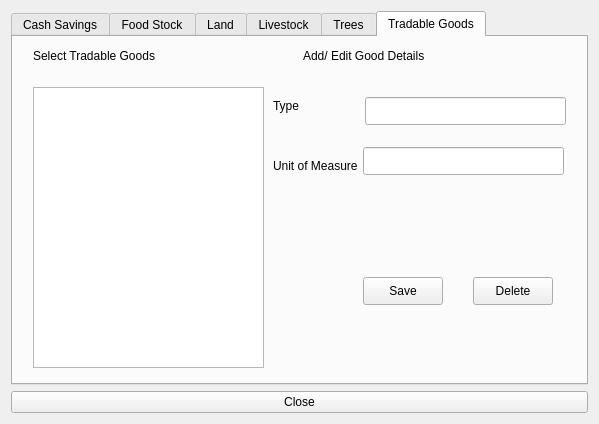
<?xml version="1.0" encoding="UTF-8"?>
<ui version="4.0">
 <class>ManageAssetDetails</class>
 <widget class="QDialog" name="ManageAssetDetails">
  <property name="geometry">
   <rect>
    <x>0</x>
    <y>0</y>
    <width>599</width>
    <height>424</height>
   </rect>
  </property>
  <property name="minimumSize">
   <size>
    <width>572</width>
    <height>380</height>
   </size>
  </property>
  <property name="windowTitle">
   <string>Manage Asset Details</string>
  </property>
  <layout class="QVBoxLayout" name="verticalLayout">
   <item>
    <widget class="QTabWidget" name="tabWidget">
     <property name="minimumSize">
      <size>
       <width>0</width>
       <height>0</height>
      </size>
     </property>
     <property name="currentIndex">
      <number>5</number>
     </property>
     <widget class="QWidget" name="tabCashSavings">
      <attribute name="title">
       <string>Cash Savings</string>
      </attribute>
      <layout class="QGridLayout" name="gridLayout_2">
       <item row="0" column="0">
        <layout class="QHBoxLayout" name="horizontalLayout">
         <item>
          <widget class="QGroupBox" name="groupBox">
           <property name="title">
            <string>Select Cash Saving Type</string>
           </property>
           <layout class="QVBoxLayout" name="verticalLayout_2">
            <item>
             <widget class="QListView" name="savingsListView">
              <property name="alternatingRowColors">
               <bool>true</bool>
              </property>
             </widget>
            </item>
           </layout>
          </widget>
         </item>
         <item>
          <widget class="QGroupBox" name="groupBox_2">
           <property name="title">
            <string>Add / Edit Cash Saving Details</string>
           </property>
           <layout class="QFormLayout" name="formLayout">
            <property name="fieldGrowthPolicy">
             <enum>QFormLayout::AllNonFixedFieldsGrow</enum>
            </property>
            <item row="0" column="0">
             <widget class="QLabel" name="label_23">
              <property name="text">
               <string>Cash Saving Type</string>
              </property>
              <property name="buddy">
               <cstring>txtSavingCategories</cstring>
              </property>
             </widget>
            </item>
            <item row="0" column="1">
             <widget class="QLineEdit" name="txtSavingCategories"/>
            </item>
            <item row="1" column="0">
             <widget class="QPushButton" name="btnCashSave">
              <property name="text">
               <string>Save</string>
              </property>
             </widget>
            </item>
            <item row="2" column="0">
             <widget class="QPushButton" name="btnCashDelete">
              <property name="text">
               <string>Delete</string>
              </property>
             </widget>
            </item>
           </layout>
          </widget>
         </item>
        </layout>
       </item>
      </layout>
     </widget>
     <widget class="QWidget" name="tabFoodStock">
      <attribute name="title">
       <string>Food Stock</string>
      </attribute>
      <layout class="QGridLayout" name="gridLayout">
       <item row="0" column="0">
        <layout class="QHBoxLayout" name="horizontalLayout_2">
         <item>
          <widget class="QGroupBox" name="groupBox_3">
           <property name="title">
            <string>Select Food Stock Type</string>
           </property>
           <layout class="QVBoxLayout" name="verticalLayout_3">
            <item>
             <widget class="QListView" name="foodListView">
              <property name="alternatingRowColors">
               <bool>true</bool>
              </property>
             </widget>
            </item>
           </layout>
          </widget>
         </item>
         <item>
          <widget class="QGroupBox" name="groupBox_4">
           <property name="title">
            <string>Add/Edit Food Stock Details</string>
           </property>
           <layout class="QFormLayout" name="formLayout_2">
            <property name="fieldGrowthPolicy">
             <enum>QFormLayout::AllNonFixedFieldsGrow</enum>
            </property>
            <item row="0" column="0">
             <widget class="QLabel" name="label_3">
              <property name="text">
               <string>Type</string>
              </property>
              <property name="buddy">
               <cstring>txtFoodStockType</cstring>
              </property>
             </widget>
            </item>
            <item row="0" column="1">
             <widget class="QLineEdit" name="txtFoodStockType"/>
            </item>
            <item row="1" column="0">
             <widget class="QLabel" name="label_4">
              <property name="text">
               <string>Unit of Measure</string>
              </property>
              <property name="buddy">
               <cstring>txtMeasuringUnit</cstring>
              </property>
             </widget>
            </item>
            <item row="1" column="1">
             <widget class="QLineEdit" name="txtMeasuringUnit"/>
            </item>
            <item row="2" column="1">
             <widget class="QPushButton" name="btnFoodStockSave">
              <property name="text">
               <string>Save</string>
              </property>
             </widget>
            </item>
            <item row="3" column="1">
             <widget class="QPushButton" name="btnFoodStockDelete">
              <property name="text">
               <string>Delete</string>
              </property>
             </widget>
            </item>
           </layout>
          </widget>
         </item>
        </layout>
       </item>
      </layout>
     </widget>
     <widget class="QWidget" name="tabLand">
      <attribute name="title">
       <string>Land</string>
      </attribute>
      <layout class="QGridLayout" name="gridLayout_3"/>
      <widget class="QLineEdit" name="txtLandType">
       <property name="geometry">
        <rect>
         <x>352</x>
         <y>60</y>
         <width>191</width>
         <height>28</height>
        </rect>
       </property>
      </widget>
      <widget class="QPushButton" name="btnLandSave">
       <property name="geometry">
        <rect>
         <x>350</x>
         <y>240</y>
         <width>80</width>
         <height>28</height>
        </rect>
       </property>
       <property name="text">
        <string>Save</string>
       </property>
      </widget>
      <widget class="QLabel" name="label_7">
       <property name="geometry">
        <rect>
         <x>270</x>
         <y>60</y>
         <width>54</width>
         <height>18</height>
        </rect>
       </property>
       <property name="text">
        <string>Type</string>
       </property>
      </widget>
      <widget class="QLabel" name="label_8">
       <property name="geometry">
        <rect>
         <x>270</x>
         <y>120</y>
         <width>91</width>
         <height>18</height>
        </rect>
       </property>
       <property name="text">
        <string>Unit of Measure</string>
       </property>
      </widget>
      <widget class="QLineEdit" name="txtLandMeasuringUnit">
       <property name="geometry">
        <rect>
         <x>350</x>
         <y>110</y>
         <width>191</width>
         <height>28</height>
        </rect>
       </property>
      </widget>
      <widget class="QLabel" name="label_17">
       <property name="geometry">
        <rect>
         <x>290</x>
         <y>10</y>
         <width>241</width>
         <height>18</height>
        </rect>
       </property>
       <property name="text">
        <string>Add/ Edit Land Details</string>
       </property>
      </widget>
      <widget class="QPushButton" name="btnLandDelete">
       <property name="geometry">
        <rect>
         <x>460</x>
         <y>240</y>
         <width>80</width>
         <height>28</height>
        </rect>
       </property>
       <property name="text">
        <string>Delete</string>
       </property>
      </widget>
      <widget class="QLabel" name="label_18">
       <property name="geometry">
        <rect>
         <x>20</x>
         <y>10</y>
         <width>221</width>
         <height>18</height>
        </rect>
       </property>
       <property name="text">
        <string>Select Land Type</string>
       </property>
      </widget>
      <widget class="QListView" name="landListView">
       <property name="geometry">
        <rect>
         <x>20</x>
         <y>30</y>
         <width>221</width>
         <height>301</height>
        </rect>
       </property>
       <property name="alternatingRowColors">
        <bool>true</bool>
       </property>
      </widget>
     </widget>
     <widget class="QWidget" name="tabLivestock">
      <attribute name="title">
       <string>Livestock</string>
      </attribute>
      <widget class="QLabel" name="label_9">
       <property name="geometry">
        <rect>
         <x>270</x>
         <y>130</y>
         <width>81</width>
         <height>16</height>
        </rect>
       </property>
       <property name="text">
        <string>Unit of Measure</string>
       </property>
       <property name="buddy">
        <cstring>txtLivestockUnit</cstring>
       </property>
      </widget>
      <widget class="QLineEdit" name="txtLivestockUnit">
       <property name="geometry">
        <rect>
         <x>350</x>
         <y>120</y>
         <width>201</width>
         <height>31</height>
        </rect>
       </property>
      </widget>
      <widget class="QLabel" name="label_24">
       <property name="geometry">
        <rect>
         <x>290</x>
         <y>10</y>
         <width>241</width>
         <height>18</height>
        </rect>
       </property>
       <property name="text">
        <string>Add/ Edit Livestocktock Details</string>
       </property>
      </widget>
      <widget class="QPushButton" name="btnLivestockDelete">
       <property name="geometry">
        <rect>
         <x>460</x>
         <y>240</y>
         <width>80</width>
         <height>28</height>
        </rect>
       </property>
       <property name="text">
        <string>Delete</string>
       </property>
      </widget>
      <widget class="QListView" name="livestockListView">
       <property name="geometry">
        <rect>
         <x>10</x>
         <y>30</y>
         <width>241</width>
         <height>301</height>
        </rect>
       </property>
       <property name="alternatingRowColors">
        <bool>true</bool>
       </property>
      </widget>
      <widget class="QLineEdit" name="txtLivestockPType">
       <property name="geometry">
        <rect>
         <x>352</x>
         <y>60</y>
         <width>201</width>
         <height>28</height>
        </rect>
       </property>
      </widget>
      <widget class="QPushButton" name="btnLivestockSave">
       <property name="geometry">
        <rect>
         <x>350</x>
         <y>240</y>
         <width>80</width>
         <height>28</height>
        </rect>
       </property>
       <property name="text">
        <string>Save</string>
       </property>
      </widget>
      <widget class="QLabel" name="label_14">
       <property name="geometry">
        <rect>
         <x>10</x>
         <y>10</y>
         <width>221</width>
         <height>18</height>
        </rect>
       </property>
       <property name="text">
        <string>Select Livetock Type</string>
       </property>
       <property name="buddy">
        <cstring>livestockListView</cstring>
       </property>
      </widget>
      <widget class="QLabel" name="label_27">
       <property name="geometry">
        <rect>
         <x>270</x>
         <y>60</y>
         <width>54</width>
         <height>18</height>
        </rect>
       </property>
       <property name="text">
        <string>Type</string>
       </property>
       <property name="buddy">
        <cstring>txtLivestockPType</cstring>
       </property>
      </widget>
     </widget>
     <widget class="QWidget" name="tabTrees">
      <attribute name="title">
       <string>Trees</string>
      </attribute>
      <widget class="QLabel" name="label_10">
       <property name="geometry">
        <rect>
         <x>260</x>
         <y>60</y>
         <width>54</width>
         <height>18</height>
        </rect>
       </property>
       <property name="text">
        <string>Type</string>
       </property>
       <property name="buddy">
        <cstring>txtTreeType</cstring>
       </property>
      </widget>
      <widget class="QPushButton" name="btnTreeDelete">
       <property name="geometry">
        <rect>
         <x>460</x>
         <y>240</y>
         <width>80</width>
         <height>28</height>
        </rect>
       </property>
       <property name="text">
        <string>Delete</string>
       </property>
      </widget>
      <widget class="QLineEdit" name="txtTreeType">
       <property name="geometry">
        <rect>
         <x>352</x>
         <y>60</y>
         <width>201</width>
         <height>28</height>
        </rect>
       </property>
      </widget>
      <widget class="QLabel" name="label_19">
       <property name="geometry">
        <rect>
         <x>290</x>
         <y>10</y>
         <width>241</width>
         <height>18</height>
        </rect>
       </property>
       <property name="text">
        <string>Add/ Edit Tree Details</string>
       </property>
      </widget>
      <widget class="QLineEdit" name="txtTreeMeasuringUnit">
       <property name="geometry">
        <rect>
         <x>350</x>
         <y>110</y>
         <width>201</width>
         <height>28</height>
        </rect>
       </property>
      </widget>
      <widget class="QLabel" name="label_20">
       <property name="geometry">
        <rect>
         <x>10</x>
         <y>10</y>
         <width>221</width>
         <height>18</height>
        </rect>
       </property>
       <property name="text">
        <string>Select Tree Type</string>
       </property>
       <property name="buddy">
        <cstring>treeListView</cstring>
       </property>
      </widget>
      <widget class="QLabel" name="label_12">
       <property name="geometry">
        <rect>
         <x>260</x>
         <y>120</y>
         <width>91</width>
         <height>18</height>
        </rect>
       </property>
       <property name="text">
        <string>Unit of Measure</string>
       </property>
       <property name="buddy">
        <cstring>txtTreeMeasuringUnit</cstring>
       </property>
      </widget>
      <widget class="QPushButton" name="btnTreeSave">
       <property name="geometry">
        <rect>
         <x>350</x>
         <y>240</y>
         <width>80</width>
         <height>28</height>
        </rect>
       </property>
       <property name="text">
        <string>Save</string>
       </property>
      </widget>
      <widget class="QListView" name="treeListView">
       <property name="geometry">
        <rect>
         <x>15</x>
         <y>40</y>
         <width>231</width>
         <height>291</height>
        </rect>
       </property>
       <property name="alternatingRowColors">
        <bool>true</bool>
       </property>
      </widget>
     </widget>
     <widget class="QWidget" name="tabOtherTradableGoods">
      <attribute name="title">
       <string>Tradable Goods</string>
      </attribute>
      <widget class="QLabel" name="label_13">
       <property name="geometry">
        <rect>
         <x>260</x>
         <y>60</y>
         <width>54</width>
         <height>18</height>
        </rect>
       </property>
       <property name="text">
        <string>Type</string>
       </property>
       <property name="buddy">
        <cstring>txtTradableGoodType</cstring>
       </property>
      </widget>
      <widget class="QPushButton" name="btnTGoodDelete">
       <property name="geometry">
        <rect>
         <x>460</x>
         <y>240</y>
         <width>80</width>
         <height>28</height>
        </rect>
       </property>
       <property name="text">
        <string>Delete</string>
       </property>
      </widget>
      <widget class="QLineEdit" name="txtTradableGoodType">
       <property name="geometry">
        <rect>
         <x>352</x>
         <y>60</y>
         <width>201</width>
         <height>28</height>
        </rect>
       </property>
      </widget>
      <widget class="QLabel" name="label_21">
       <property name="geometry">
        <rect>
         <x>290</x>
         <y>10</y>
         <width>241</width>
         <height>18</height>
        </rect>
       </property>
       <property name="text">
        <string>Add/ Edit Good Details</string>
       </property>
      </widget>
      <widget class="QLineEdit" name="txtTradableGoodMeasuringUnit">
       <property name="geometry">
        <rect>
         <x>350</x>
         <y>110</y>
         <width>201</width>
         <height>28</height>
        </rect>
       </property>
      </widget>
      <widget class="QLabel" name="label_22">
       <property name="geometry">
        <rect>
         <x>20</x>
         <y>10</y>
         <width>221</width>
         <height>18</height>
        </rect>
       </property>
       <property name="text">
        <string>Select Tradable Goods</string>
       </property>
       <property name="buddy">
        <cstring>tradableGoodsListView</cstring>
       </property>
      </widget>
      <widget class="QLabel" name="label_15">
       <property name="geometry">
        <rect>
         <x>260</x>
         <y>120</y>
         <width>91</width>
         <height>18</height>
        </rect>
       </property>
       <property name="text">
        <string>Unit of Measure</string>
       </property>
       <property name="buddy">
        <cstring>txtTradableGoodMeasuringUnit</cstring>
       </property>
      </widget>
      <widget class="QPushButton" name="btnTGoodSave">
       <property name="geometry">
        <rect>
         <x>350</x>
         <y>240</y>
         <width>80</width>
         <height>28</height>
        </rect>
       </property>
       <property name="text">
        <string>Save</string>
       </property>
      </widget>
      <widget class="QListView" name="tradableGoodsListView">
       <property name="geometry">
        <rect>
         <x>20</x>
         <y>50</y>
         <width>231</width>
         <height>281</height>
        </rect>
       </property>
       <property name="alternatingRowColors">
        <bool>true</bool>
       </property>
      </widget>
     </widget>
    </widget>
   </item>
   <item>
    <widget class="QPushButton" name="btnAssetsClose">
     <property name="text">
      <string>Close</string>
     </property>
    </widget>
   </item>
  </layout>
 </widget>
 <tabstops>
  <tabstop>tabWidget</tabstop>
  <tabstop>btnAssetsClose</tabstop>
  <tabstop>txtLandType</tabstop>
  <tabstop>btnLandSave</tabstop>
  <tabstop>txtLandMeasuringUnit</tabstop>
  <tabstop>btnLandDelete</tabstop>
  <tabstop>landListView</tabstop>
  <tabstop>txtLivestockUnit</tabstop>
  <tabstop>btnLivestockDelete</tabstop>
  <tabstop>livestockListView</tabstop>
  <tabstop>txtLivestockPType</tabstop>
  <tabstop>btnLivestockSave</tabstop>
  <tabstop>btnTreeDelete</tabstop>
  <tabstop>txtTreeType</tabstop>
  <tabstop>txtTreeMeasuringUnit</tabstop>
  <tabstop>btnTreeSave</tabstop>
  <tabstop>treeListView</tabstop>
  <tabstop>btnTGoodDelete</tabstop>
  <tabstop>txtTradableGoodType</tabstop>
  <tabstop>txtTradableGoodMeasuringUnit</tabstop>
  <tabstop>btnTGoodSave</tabstop>
  <tabstop>tradableGoodsListView</tabstop>
 </tabstops>
 <resources/>
 <connections>
  <connection>
   <sender>savingsListView</sender>
   <signal>clicked(QModelIndex)</signal>
   <receiver>ManageAssetDetails</receiver>
   <slot>pickSelectedSaving()</slot>
   <hints>
    <hint type="sourcelabel">
     <x>176</x>
     <y>138</y>
    </hint>
    <hint type="destinationlabel">
     <x>17</x>
     <y>348</y>
    </hint>
   </hints>
  </connection>
  <connection>
   <sender>landListView</sender>
   <signal>clicked(QModelIndex)</signal>
   <receiver>ManageAssetDetails</receiver>
   <slot>pickSelectedLandType()</slot>
   <hints>
    <hint type="sourcelabel">
     <x>139</x>
     <y>146</y>
    </hint>
    <hint type="destinationlabel">
     <x>114</x>
     <y>361</y>
    </hint>
   </hints>
  </connection>
  <connection>
   <sender>btnLandSave</sender>
   <signal>clicked()</signal>
   <receiver>ManageAssetDetails</receiver>
   <slot>saveLandType()</slot>
   <hints>
    <hint type="sourcelabel">
     <x>371</x>
     <y>289</y>
    </hint>
    <hint type="destinationlabel">
     <x>143</x>
     <y>361</y>
    </hint>
   </hints>
  </connection>
  <connection>
   <sender>btnLandDelete</sender>
   <signal>clicked()</signal>
   <receiver>ManageAssetDetails</receiver>
   <slot>deleteLandType()</slot>
   <hints>
    <hint type="sourcelabel">
     <x>477</x>
     <y>293</y>
    </hint>
    <hint type="destinationlabel">
     <x>165</x>
     <y>356</y>
    </hint>
   </hints>
  </connection>
  <connection>
   <sender>livestockListView</sender>
   <signal>clicked(QModelIndex)</signal>
   <receiver>ManageAssetDetails</receiver>
   <slot>pickSelectedLivestockItem()</slot>
   <hints>
    <hint type="sourcelabel">
     <x>129</x>
     <y>108</y>
    </hint>
    <hint type="destinationlabel">
     <x>209</x>
     <y>348</y>
    </hint>
   </hints>
  </connection>
  <connection>
   <sender>btnLivestockSave</sender>
   <signal>clicked()</signal>
   <receiver>ManageAssetDetails</receiver>
   <slot>saveLivestockType()</slot>
   <hints>
    <hint type="sourcelabel">
     <x>373</x>
     <y>291</y>
    </hint>
    <hint type="destinationlabel">
     <x>475</x>
     <y>360</y>
    </hint>
   </hints>
  </connection>
  <connection>
   <sender>btnLivestockDelete</sender>
   <signal>clicked()</signal>
   <receiver>ManageAssetDetails</receiver>
   <slot>deleteLivestockType()</slot>
   <hints>
    <hint type="sourcelabel">
     <x>491</x>
     <y>287</y>
    </hint>
    <hint type="destinationlabel">
     <x>455</x>
     <y>365</y>
    </hint>
   </hints>
  </connection>
  <connection>
   <sender>treeListView</sender>
   <signal>clicked(QModelIndex)</signal>
   <receiver>ManageAssetDetails</receiver>
   <slot>pickSelectedTreeType()</slot>
   <hints>
    <hint type="sourcelabel">
     <x>126</x>
     <y>175</y>
    </hint>
    <hint type="destinationlabel">
     <x>340</x>
     <y>375</y>
    </hint>
   </hints>
  </connection>
  <connection>
   <sender>btnTreeSave</sender>
   <signal>clicked()</signal>
   <receiver>ManageAssetDetails</receiver>
   <slot>saveTreeType()</slot>
   <hints>
    <hint type="sourcelabel">
     <x>385</x>
     <y>290</y>
    </hint>
    <hint type="destinationlabel">
     <x>381</x>
     <y>384</y>
    </hint>
   </hints>
  </connection>
  <connection>
   <sender>btnTreeDelete</sender>
   <signal>clicked()</signal>
   <receiver>ManageAssetDetails</receiver>
   <slot>deleteTreeType()</slot>
   <hints>
    <hint type="sourcelabel">
     <x>480</x>
     <y>287</y>
    </hint>
    <hint type="destinationlabel">
     <x>398</x>
     <y>384</y>
    </hint>
   </hints>
  </connection>
  <connection>
   <sender>btnTGoodDelete</sender>
   <signal>clicked()</signal>
   <receiver>ManageAssetDetails</receiver>
   <slot>deleteTradableGoodType()</slot>
   <hints>
    <hint type="sourcelabel">
     <x>501</x>
     <y>292</y>
    </hint>
    <hint type="destinationlabel">
     <x>455</x>
     <y>352</y>
    </hint>
   </hints>
  </connection>
  <connection>
   <sender>btnTGoodSave</sender>
   <signal>clicked()</signal>
   <receiver>ManageAssetDetails</receiver>
   <slot>saveTradableGoodType()</slot>
   <hints>
    <hint type="sourcelabel">
     <x>416</x>
     <y>285</y>
    </hint>
    <hint type="destinationlabel">
     <x>427</x>
     <y>388</y>
    </hint>
   </hints>
  </connection>
  <connection>
   <sender>tradableGoodsListView</sender>
   <signal>clicked(QModelIndex)</signal>
   <receiver>ManageAssetDetails</receiver>
   <slot>pickSelectedTradableGoodType()</slot>
   <hints>
    <hint type="sourcelabel">
     <x>105</x>
     <y>187</y>
    </hint>
    <hint type="destinationlabel">
     <x>163</x>
     <y>399</y>
    </hint>
   </hints>
  </connection>
  <connection>
   <sender>btnAssetsClose</sender>
   <signal>clicked()</signal>
   <receiver>ManageAssetDetails</receiver>
   <slot>mdiClose()</slot>
   <hints>
    <hint type="sourcelabel">
     <x>526</x>
     <y>367</y>
    </hint>
    <hint type="destinationlabel">
     <x>572</x>
     <y>325</y>
    </hint>
   </hints>
  </connection>
  <connection>
   <sender>btnFoodStockSave</sender>
   <signal>clicked()</signal>
   <receiver>ManageAssetDetails</receiver>
   <slot>saveFoodStockType()</slot>
   <hints>
    <hint type="sourcelabel">
     <x>468</x>
     <y>144</y>
    </hint>
    <hint type="destinationlabel">
     <x>285</x>
     <y>211</y>
    </hint>
   </hints>
  </connection>
  <connection>
   <sender>foodListView</sender>
   <signal>clicked(QModelIndex)</signal>
   <receiver>ManageAssetDetails</receiver>
   <slot>pickSelectedFoodItem()</slot>
   <hints>
    <hint type="sourcelabel">
     <x>149</x>
     <y>207</y>
    </hint>
    <hint type="destinationlabel">
     <x>285</x>
     <y>211</y>
    </hint>
   </hints>
  </connection>
  <connection>
   <sender>btnCashSave</sender>
   <signal>clicked()</signal>
   <receiver>ManageAssetDetails</receiver>
   <slot>saveSavingsType()</slot>
   <hints>
    <hint type="sourcelabel">
     <x>341</x>
     <y>92</y>
    </hint>
    <hint type="destinationlabel">
     <x>285</x>
     <y>211</y>
    </hint>
   </hints>
  </connection>
  <connection>
   <sender>btnFoodStockDelete</sender>
   <signal>clicked()</signal>
   <receiver>ManageAssetDetails</receiver>
   <slot>deleteFoodStockType()</slot>
   <hints>
    <hint type="sourcelabel">
     <x>468</x>
     <y>173</y>
    </hint>
    <hint type="destinationlabel">
     <x>285</x>
     <y>211</y>
    </hint>
   </hints>
  </connection>
  <connection>
   <sender>btnCashDelete</sender>
   <signal>clicked()</signal>
   <receiver>ManageAssetDetails</receiver>
   <slot>deleteSavingsType()</slot>
   <hints>
    <hint type="sourcelabel">
     <x>341</x>
     <y>121</y>
    </hint>
    <hint type="destinationlabel">
     <x>285</x>
     <y>211</y>
    </hint>
   </hints>
  </connection>
 </connections>
 <slots>
  <slot>pickSelectedSaving()</slot>
  <slot>saveSavingsType()</slot>
  <slot>deleteSavingsType()</slot>
  <slot>pickSelectedFoodItem()</slot>
  <slot>saveFoodStockType()</slot>
  <slot>deleteFoodStockType()</slot>
  <slot>pickSelectedLandType()</slot>
  <slot>saveLandType()</slot>
  <slot>deleteLandType()</slot>
  <slot>pickSelectedTreeType()</slot>
  <slot>saveTreeType()</slot>
  <slot>deleteTreeType()</slot>
  <slot>pickSelectedTradableGoodType()</slot>
  <slot>saveTradableGoodType()</slot>
  <slot>deleteTradableGoodType()</slot>
  <slot>pickSelectedLivestockItem()</slot>
  <slot>saveLivestockType()</slot>
  <slot>deleteLivestockType()</slot>
  <slot>mdiClose()</slot>
 </slots>
</ui>
